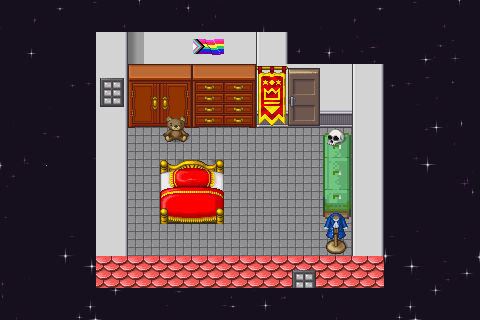

This game map was drawn from its Tiled (.tmx) file and the tilesets committed beside it. A one-line description and the full map source follow:
An orthogonal 15x10 tile map with 32x32 px tiles, 9 tile layers (start, silent, exit, collides, ...), 6 tilesets.

<map version="1.4" tiledversion="1.4.3" orientation="orthogonal" renderorder="right-down" width="15" height="10" tilewidth="32" tileheight="32" infinite="0" nextlayerid="11" nextobjectid="1">
 <editorsettings>
  <export target="bedroom.json" format="json" />
 </editorsettings>
 <tileset firstgid="1" source="tiles/tilesets/cija_32x32_expansion for Pipoya_CC0.tsx" />
 <tileset firstgid="2395" name="rc3-mullana-stars" tilewidth="32" tileheight="32" tilecount="100" columns="10">
  <image source="tiles/rc3-mullana-stars.png" width="320" height="320" />
 </tileset>
 <tileset firstgid="2495" name="mapUtilities" tilewidth="32" tileheight="32" tilecount="9" columns="9">
  <image source="tiles/mapUtilities.png" width="288" height="32" />
  <tile id="3">
   <properties>
    <property name="collides" type="bool" value="true" />
   </properties>
  </tile>
 </tileset>
 <tileset firstgid="2504" source="tiles/tilesets/tilesets_deviant_milkian_1.tsx" />
 <tileset firstgid="2760" name="rpg" tilewidth="32" tileheight="32" tilecount="1064" columns="8">
  <image source="tiles/Pipoya RPG Tileset 32x32/[Base]BaseChip_pipo.png" width="256" height="4256" />
 </tileset>
 <tileset firstgid="3824" name="minideko" tilewidth="32" tileheight="32" tilecount="91" columns="7">
  <image source="tiles/minideko.png" width="224" height="416" />
 </tileset>
 <layer id="4" name="start" width="15" height="10">
  <properties>
   <property name="startLayer" type="bool" value="true" />
  </properties>
  <data encoding="csv">
0,0,0,0,0,0,0,0,0,0,0,0,0,0,0,
0,0,0,0,0,0,0,0,0,0,0,0,0,0,0,
0,0,0,0,0,0,0,0,0,0,0,0,0,0,0,
0,0,0,0,0,0,0,0,0,0,0,0,0,0,0,
0,0,0,0,0,0,0,0,0,2496,0,0,0,0,0,
0,0,0,0,0,0,0,0,0,0,0,0,0,0,0,
0,0,0,0,0,0,0,0,0,0,0,0,0,0,0,
0,0,0,0,0,0,0,0,0,0,0,0,0,0,0,
0,0,0,0,0,0,0,0,0,0,0,0,0,0,0,
0,0,0,0,0,0,0,0,0,0,0,0,0,0,0
</data>
 </layer>
 <layer id="10" name="silent" width="15" height="10">
  <properties>
   <property name="silent" type="bool" value="true" />
  </properties>
  <data encoding="csv">
0,0,0,0,0,0,0,0,0,0,0,0,0,0,0,
0,0,0,0,0,0,0,0,0,0,0,0,0,0,0,
0,0,0,0,0,0,0,0,0,0,0,0,0,0,0,
0,0,0,0,0,0,0,0,0,0,0,0,0,0,0,
0,0,0,0,0,0,0,0,0,0,0,0,0,0,0,
0,0,0,0,0,2499,2499,0,0,0,0,0,0,0,0,
0,0,0,0,0,2499,2499,0,0,0,0,0,0,0,0,
0,0,0,0,0,0,0,0,0,0,0,0,0,0,0,
0,0,0,0,0,0,0,0,0,0,0,0,0,0,0,
0,0,0,0,0,0,0,0,0,0,0,0,0,0,0
</data>
 </layer>
 <layer id="5" name="exit" width="15" height="10">
  <properties>
   <property name="exitUrl" value="hallway.json#startBedroom" />
  </properties>
  <data encoding="csv">
0,0,0,0,0,0,0,0,0,0,0,0,0,0,0,
0,0,0,0,0,0,0,0,0,0,0,0,0,0,0,
0,0,0,0,0,0,0,0,0,0,0,0,0,0,0,
0,0,0,0,0,0,0,0,0,2495,0,0,0,0,0,
0,0,0,0,0,0,0,0,0,0,0,0,0,0,0,
0,0,0,0,0,0,0,0,0,0,0,0,0,0,0,
0,0,0,0,0,0,0,0,0,0,0,0,0,0,0,
0,0,0,0,0,0,0,0,0,0,0,0,0,0,0,
0,0,0,0,0,0,0,0,0,0,0,0,0,0,0,
0,0,0,0,0,0,0,0,0,0,0,0,0,0,0
</data>
 </layer>
 <layer id="6" name="collides" width="15" height="10">
  <data encoding="csv">
0,0,0,0,0,0,0,0,0,0,0,0,0,0,0,
0,0,0,0,0,0,0,0,0,0,0,0,0,0,0,
0,0,0,2498,2498,2498,2498,2498,2498,0,0,0,0,0,0,
0,0,0,2498,0,0,0,0,2498,0,2498,2498,0,0,0,
0,0,0,2498,0,0,0,0,0,0,0,2498,0,0,0,
0,0,0,2498,0,0,0,0,0,0,0,2498,0,0,0,
0,0,0,2498,0,0,0,0,0,0,0,2498,0,0,0,
0,0,0,2498,0,0,0,0,0,0,0,2498,0,0,0,
0,0,0,2498,2498,2498,2498,2498,2498,2498,2498,2498,0,0,0,
0,0,0,0,0,0,0,0,0,0,0,0,0,0,0
</data>
 </layer>
 <layer id="1" name="floor" width="15" height="10">
  <data encoding="csv">
0,0,0,0,0,0,0,0,0,0,0,0,0,0,0,
0,0,0,688,688,688,688,688,688,688,688,688,0,0,0,
0,0,0,688,688,688,688,688,688,688,688,688,0,0,0,
0,0,0,688,688,688,688,688,688,688,688,688,0,0,0,
0,0,0,688,688,688,688,688,688,688,688,688,0,0,0,
0,0,0,688,688,688,688,688,688,688,688,688,0,0,0,
0,0,0,688,688,688,688,688,688,688,688,688,0,0,0,
0,0,0,688,688,688,688,688,688,688,688,688,0,0,0,
0,0,0,688,688,688,688,688,688,688,688,688,0,0,0,
0,0,0,0,0,0,0,0,0,0,0,0,0,0,0
</data>
 </layer>
 <layer id="2" name="walls" width="15" height="10">
  <data encoding="csv">
2395,2396,2397,2398,2399,2400,2401,2402,2403,2404,2395,2396,2397,2398,2399,
2405,2406,2407,1055,1057,1054,1054,1054,1056,2482,2483,2484,2407,2408,2409,
2415,2416,2417,1055,1075,1072,1072,1072,1053,1054,1054,1056,2417,2418,2419,
2425,2426,2427,1055,0,0,0,0,1071,1072,1072,1056,2427,2428,2429,
2435,2436,2437,1055,0,0,0,0,0,0,0,1056,2437,2438,2439,
2445,2446,2447,1055,0,0,0,0,0,0,0,1056,2447,2448,2449,
2455,2456,2457,1055,0,0,0,0,0,0,0,1056,2457,2458,2459,
2465,2466,2467,1055,0,0,0,0,0,0,0,1056,2467,2468,2469,
2475,2476,2477,1300,1300,1300,1300,1300,1300,1300,1300,1300,2477,2478,2479,
2485,2486,2487,2488,2489,2490,2491,2492,2493,2494,2485,2486,2487,2488,2489
</data>
 </layer>
 <layer id="7" name="interior" width="15" height="10">
  <data encoding="csv">
0,0,0,0,0,0,0,0,0,0,0,0,0,0,0,
0,0,0,0,0,0,3834,0,0,0,0,0,0,0,0,
0,0,0,0,1642,1643,1639,1640,1859,0,0,0,0,0,0,
0,0,0,0,1660,1661,1657,1658,1877,0,0,0,0,0,0,
0,0,0,0,0,0,0,0,0,0,2703,0,0,0,0,
0,0,0,0,0,1750,1751,0,0,0,2719,0,0,0,0,
0,0,0,0,0,1768,1769,0,0,0,2735,0,0,0,0,
0,0,0,0,0,0,0,0,0,0,0,0,0,0,0,
0,0,0,0,0,0,0,0,0,0,0,0,0,0,0,
0,0,0,0,0,0,0,0,0,0,0,0,0,0,0
</data>
 </layer>
 <layer id="8" name="interior2" width="15" height="10">
  <data encoding="csv">
0,0,0,0,0,0,0,0,0,0,0,0,0,0,0,
0,0,0,0,0,0,0,0,0,0,0,0,0,0,0,
0,0,0,0,0,0,0,0,0,0,0,0,0,0,0,
0,0,0,0,0,2272,0,0,0,0,0,0,0,0,0,
0,0,0,0,0,2290,0,0,0,0,2365,0,0,0,0,
0,0,0,0,0,0,0,0,0,0,0,0,0,0,0,
0,0,0,0,0,0,0,0,0,0,2326,0,0,0,0,
0,0,0,0,0,0,0,0,0,0,2344,0,0,0,0,
0,0,0,0,0,0,0,0,0,0,0,0,0,0,0,
0,0,0,0,0,0,0,0,0,0,0,0,0,0,0
</data>
 </layer>
 <layer id="3" name="doors" width="15" height="10">
  <data encoding="csv">
0,0,0,0,0,0,0,0,0,0,0,0,0,0,0,
0,0,0,0,0,0,0,0,0,0,0,0,0,0,0,
0,0,0,1335,0,0,0,0,0,1160,0,0,0,0,0,
0,0,0,1353,0,0,0,0,0,1178,0,0,0,0,0,
0,0,0,0,0,0,0,0,0,0,0,0,0,0,0,
0,0,0,0,0,0,0,0,0,0,0,0,0,0,0,
0,0,0,0,0,0,0,0,0,0,0,0,0,0,0,
0,0,0,0,0,0,0,0,0,0,0,0,0,0,0,
0,0,0,0,0,0,0,0,0,1335,0,0,0,0,0,
0,0,0,0,0,0,0,0,0,0,0,0,0,0,0
</data>
 </layer>
 <objectgroup id="9" name="floorLayer" />
</map>
